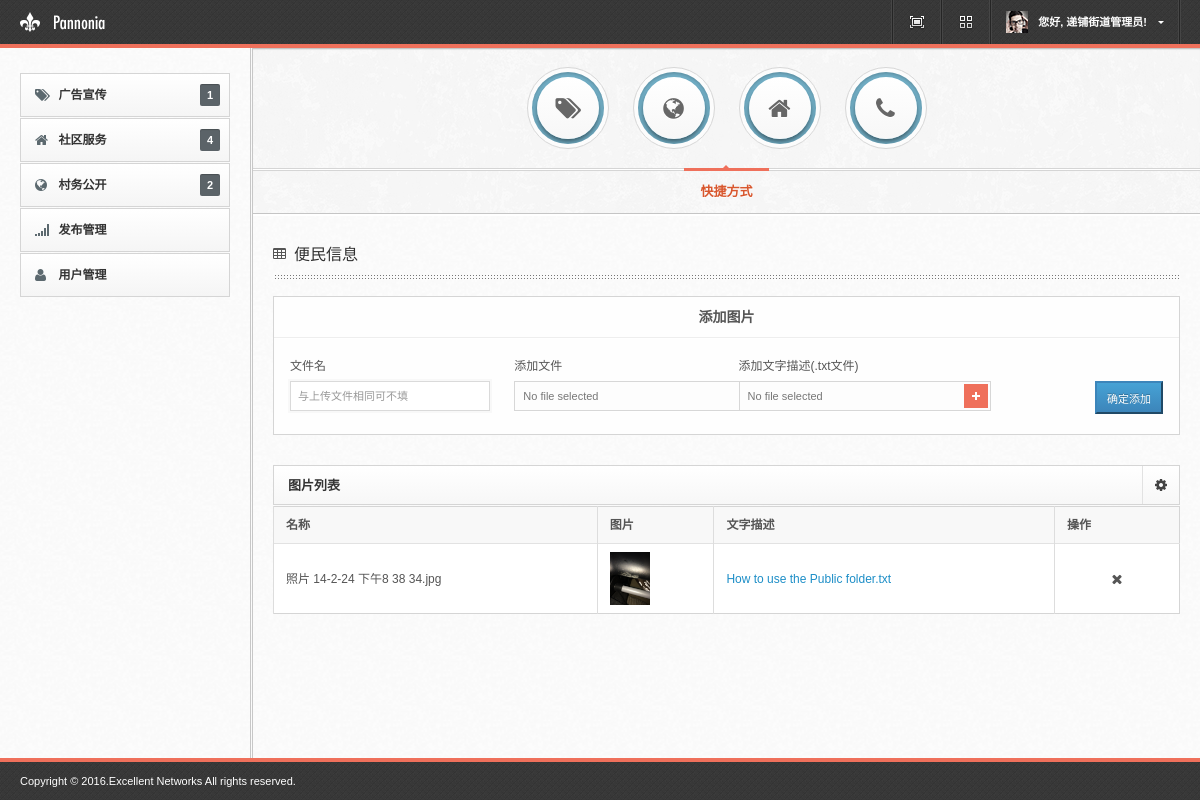
/opengov/convinient (signed in), run on the app's committed database.
### userdb.py (models this page shows, shortened)
class Employee(Base):
    __tablename__ = 'lfemployee'
    username = Column(String, primary_key=True)
    password = Column(String)
    name = Column(String)
    mobile = Column(String)
    area = Column(String)
    areacode = Column(String)
    role = Column(String) # root or areamng
    desc = Column(String) # discription about this guy

class Convinient(Base):
    __tablename__ = 'convinient'
    cid = Column(Integer, primary_key=True, autoincrement=True)
    filename = Column(String)
    picname = Column(String)
    textname = Column(String)
    user = Column(String)
    time = Column(DateTime)

### app.py (the view)
@app.route("/opengov/convinient")
def conv():
    if 'user' not in session:
        return redirect('/login')
    op = userdb.DbOperation()
    user = op.get(session['user'])
    pics = op.get_convinient_pics_by_user(user.username)
    folder = os.path.join(USER_FOLDER, user.username, 'convinient')
    allpics = []
    for pic in pics:
        allpics.append((pic.picname,
                        os.path.join(folder, pic.picname).strip('.'),
                        os.path.join(folder, pic.textname).strip('.'),
                        pic.cid))
    return render_template('convinient.html', usersname=user.name, infoitems=allpics)

### userdb.py (called while the page is built)
    def get_convinient_pics_by_user(self, user):
        return self.session.query(Convinient).filter(Convinient.user==user).all()

    def get(self, username):
        return self.session.query(Employee).filter(Employee.username==username).first()

### templates/convinient.html (shortened to what this page needs)
{% extends "blank.html" %}
{% block content %}
<h5 class="widget-name"><i class="icon-table"></i>便民信息</h5>
<div class="widget">
    <div class="row-fluid well">
        <h6 style="text-align: center">添加图片</h6>
        <div class="control-group" style="vertical-align: center">
        <form action="/opengov/convinient/add" method="POST" enctype="multipart/form-data">
            <div class="span3">
                <label class="control-label">文件名</label>
                <input type="text" name="picname" class="span12" placeholder="与上传文件相同可不填" />
            </div>
            <div class="span3">
                <label class="control-label">添加文件</label><input type="file" name="picfile" class="styled"
            </div>
            <div class="span3">
                <label class="control-label">添加文字描述(.txt文件)</label><input type="file" name="desctext" class="styled"
            </div>
            <div class="span3">
                <label class="control-label">&nbsp</label>
                <button type="submit" class="btn-small btn-primary pull-right">确定添加</button>
            </div>
        </form>
        </div>
        <br><br><br>
    </div>
</div>
<div class="widget">
    <div class="navbar">
        <div class="navbar-inner">
            <h6>图片列表</h6>
            <div class="nav pull-right">
                <a href="#" class="dropdown-toggle navbar-icon" data-toggle="dropdown"><i class="icon-cog"></i></a>
            </div>
        </div>
    </div>
    <div class="table-overflow">
        <table class="table table-striped table-bordered media-table" id="image-table">
            <thead>
                <tr>
                    <th>名称</th>
                    <th>图片</th>
                    <th>文字描述</th>
                    <th class="actions-column">操作</th>
                </tr>
            </thead>
            <tbody>
                {% for item in infoitems %}
                    <tr>
                        <td>{{item[0]}}</td>
                        <td><a href="{{item[1]}}" class="lightbox">
                            <img src="{{item[1]}}" alt="" width="40" height="30" />
                        </a></td>
                        <td>
                            <a href="{{item[2]}}" class="lightbox">{{item[2].split('/')[-1]}}</a>
                        </td>
                        <td>
                            <ul class="navbar-icons">
                                <li>
                                    <a href="/opengov/breaking/del/{{item[-1]}}" class="tip" title="删除">
                                        <i class="icon-remove"></i>
                                    </a>
                                </li>
                            </ul>
                        </td>
                    </tr>
                {% endfor %}
            </tbody>
        </table>
    </div>
</div>
{% endblock %}

### templates/blank.html (shortened to what this page needs)
<!DOCTYPE html>
<html lang="en">
<head>
<link href="/static/css/main.css" rel="stylesheet" type="text/css" />
<link href="/static/vakata-jstree-a6a0d0d/dist/themes/default/style.min.css" rel="stylesheet" type="text/css" />
<link href="https://cdnjs.cloudflare.com/ajax/libs/jstree/3.2.1/themes/default/style.min.css" type="text/css" rel="stylesheet" />
</head>
<body>
	<div id="top">
		<div class="fixed">
			<a href="index.html" title="" class="logo"><img src="/static/img/logo.png" alt="" /></a>
			<ul class="top-menu">
				<li><a class="fullview"></a></li>
				<li><a class="showmenu"></a></li>
				<li class="dropdown">
					<a class="user-menu" data-toggle="dropdown"><img src="img/userpic.png" alt="" /><span>您好, {{usersname}}! <b class="caret"></b></span></a>
				</li>
			</ul>
		</div>
	</div>
	<div id="container">
		<div id="sidebar">
			<div class="sidebar-tabs" id="sidebar-tabs">
		        <div id="general">
			        <ul class="navigation widget">
			            <li id="navadd">
			            	<a href="/ad" class="expand" onclick="untoggleSidebarItems();">
			            		<i class="icon-tags"></i>广告宣传<strong>1</strong>
			            	</a>
			            </li>
			            <li id="navcommsrv">
			            	<a href="/commsrv" class="expand" onclick="untoggleSidebarItems();">
			            		<i class="icon-home"></i>社区服务<strong>4</strong>
			            	</a>
			            </li>
			            <li id="navinfo">
			            	<a href="#" class="expand" onclick="untoggleSidebarItems();">
			            		<i class="icon-globe"></i>村务公开<strong>2</strong>
			            	</a>
			            </li>
			            <li><a href="/distribution" title=""><i class="icon-signal"></i>发布管理</a></li>
			            <li>
			            	<a href="/usrmng/users" title="" onclick="untoggleSidebarItems();">
			            		<i class="icon-user"></i>用户管理
			            	</a>
			            </li>
			        </ul>
		        </div>
		    </div>
		</div>
		<div id="content">
		    <div class="wrapper">
			    <div class="actions-wrapper">
				    <div class="actions">
				    	<div id="user-stats">
				    		<ul class="round-buttons">
					            <li><div class="depth"><a href="/ad/video" title="广告宣传" class="tip"><i class="icon-tags"></i></a></div></li>
					            <li><div class="depth"><a href="/commsrv/dancing" title="广场舞" class="tip"><i class="icon-globe"></i></a></div></li>
					            <li><div class="depth"><a href="/usrmng/users" title="用户管理" class="tip"><i class="icon-home"></i></a></div></li>
								<li><div class="depth"><a href="/terminals" title="位点管理" class="tip"><i class="icon-phone"></i></a></div></li>
					        </ul>
				    	</div>
				    	<ul class="action-tabs">
				    		<li><a href="#user-stats" title="">快捷方式</a></li>
				    	</ul>
				    </div>
				</div>
			    {%  block content %} {% endblock %}
		    </div>
		</div>
	</div>
	<div id="footer">
		<div class="copyrights">Copyright &copy; 2016.Excellent Networks All rights reserved.</div>
	</div>
</body>
</html>

### static/css/plugins.css (style rules this page uses)
.actions-column { width: 100px; text-align: center; }
.table .navbar-icons { text-align: center; float: none; margin: 0; height: 14px; }
.table .navbar-icons li a { margin: 0 4px; }

### data on the page
Employee: name "递铺街道管理员"
Convinient: picname "照片 14-2-24 下午8 38 34.jpg", filename (picture), textname "How to use the Public folder.txt"
